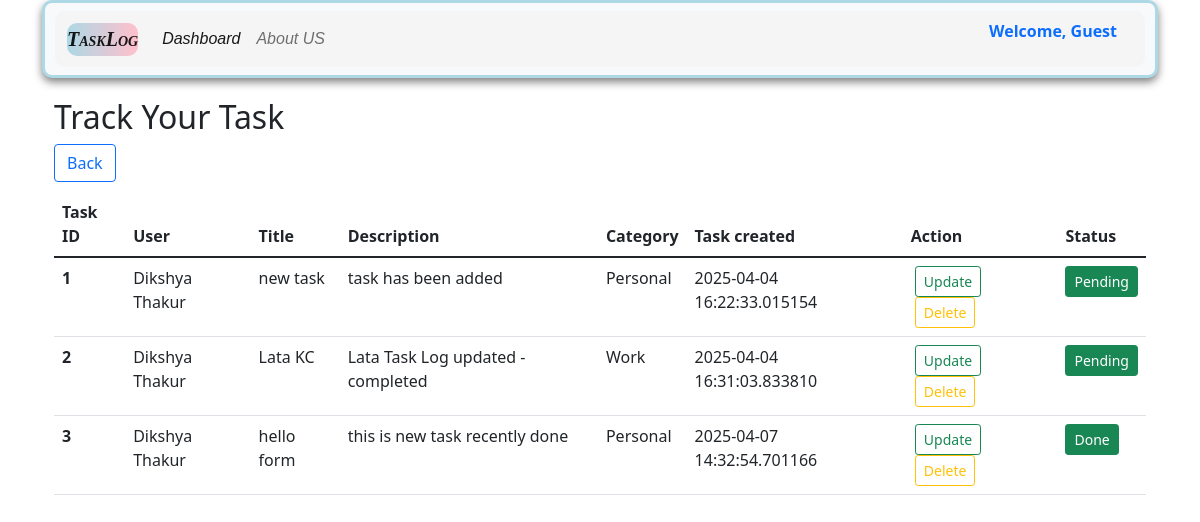
The app's page /tasklogdetail, older data.
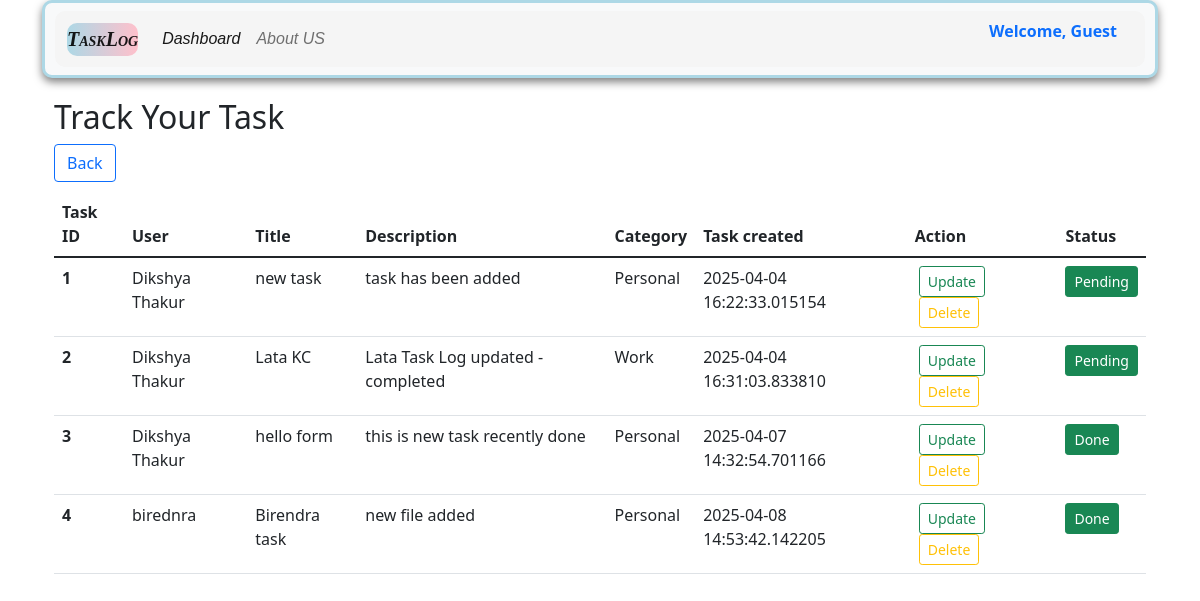
The same page, newer data.
### app.py (models this page shows, shortened)
class task_catagories(db.Model):
    __tablename__ ='task_catagories'
    cat_id = db.Column(db.Integer, primary_key=True)
    category_type = db.Column(db.String(50), nullable= False)
    user_id = db.Column(db.Integer, db.ForeignKey('user_register.user_id'), nullable=False)
    task_id = db.Column(db.Integer, db.ForeignKey('TaskLog.task_id'), nullable=False)

class user_register(db.Model, UserMixin):
    __tablename__ = "user_register"
    user_id = db.Column(db.Integer, primary_key=True)
    name = db.Column(db.String(100), nullable= False)
    email =db.Column(db.String(100), nullable = False, unique=True)
    password = db.Column(db.String(255), nullable =False)
    date_created = db.Column(db.DateTime, default = datetime.utcnow)

class Task_log(db.Model):
    __tablename__ = 'TaskLog'
    task_id = db.Column(db.Integer, primary_key =True)
    user_id = db.Column(db.Integer, db.ForeignKey('user_register.user_id'), nullable=False)
    title = db.Column(db.String(200), nullable = False)
    description = db.Column(db.String(700), nullable = False)
    task_created = db.Column(db.DateTime, default = datetime.utcnow)
    status = db.Column(db.String(50), default ="Pending")
    categories = db.relationship('task_catagories', backref='task', lazy=True)

### app.py (the view)
@app.route('/tasklogdetail', methods =['GET', 'POST'])
def tasklogdetails():
    alltasklog = (
        db.session.query(Task_log, task_catagories.category_type,user_register.name)
        .outerjoin(task_catagories, Task_log.task_id == task_catagories.task_id)
        .join(user_register, Task_log.user_id==user_register.user_id)
        .all()
    )
    return render_template('tasklogdetail.html', alltasklog=alltasklog)

### templates/tasklogdetail.html (shortened to what this page needs)
{% extends "base.html" %}
{% block body %}
<div class ="container my-3" >
    <h2> Track Your Task</h2>
    <a href='/dashboard' class ="btn btn-outline-primary"> Back</a>
    {% if alltasklog|length==0 %}
    <div class="alert alert-secondary" role="alert">
        No data found! Please add your data.
        </div>
        {% else %}
        <table class="table">
            <thead>
            <tr>
                <th scope="col">Task ID</th>
                <th scope="col">User</th>
                <th scope="col">Title</th>
                <th scope="col">Description</th>
                <th scope='col'> Category</th>
                <th scope='col'> Task created</th>
                <th scope='col'> Action</th>
                <th scope="col">Status</th>
            </tr>
            </thead>
            <tbody>
            {% for Task_log, category_type, user_name in alltasklog %}
            <tr>
            <th scope="row">{{loop.index}}</th>
            <td>{{user_name}}</td>
            <td>{{Task_log.title}}</td>
            <td>{{Task_log.description}}</td>
            <td>{{category_type if category_type else "No Category" }}</td>
            <td>{{Task_log.task_created}}</td>
            <td>
                <a href="/update_tasklog/{{Task_log.task_id}}" type="button" class="btn btn-outline-success btn-sm mx-1">Update</a>
                <a href="/delete_tasklog/{{Task_log.task_id}}" type="button" class="btn btn-outline-warning btn-sm mx-1">Delete</a>
            </td>
            <td>
                {% if Task_log.status == "done" %}
                    <button class ="btn btn-success btn-sm move-task" data-task-id="{{ Task_log.task_id }}" data-status="Pending"> Pending</button>
                {% else %}
                    <button class ="btn btn-success btn-sm move-task" data-task-id="{{ Task_log.task_id}}" data-status="done"> Done</button>
                {% endif %}
            </td>
        </tr>
        {% endfor %}
    </tbody>
</table>
            {% endif %}
</div>
{% endblock body %}

### templates/base.html (shortened to what this page needs)
<!doctype html>
<html lang="en">
  <head>
    <link rel ="stylesheet" href="{{url_for('static', filename='css/style.css')}}">
    <link href="https://cdn.jsdelivr.net/npm/bootstrap@5.1.3/dist/css/bootstrap.min.css" rel="stylesheet">
    <link rel="stylesheet" href="https://cdn.jsdelivr.net/npm/bootstrap-icons@1.10.5/font/bootstrap-icons.css">
</head>
<body>
    <div class= "container" my-3>
        <nav class="navbar navbar-expand-lg navbar-light bg-light">
            <div class="container-fluid">
              <a class="navbar-brand" href="/">TaskLog </a>
              <div class="collapse navbar-collapse" id="navbarSupportedContent">
                <ul class="navbar-nav me-auto mb-2 mb-lg-0">
                  <li class="nav-item">
                    <a class="nav-link active" aria-current="page" href="/dashboard">Dashboard</a>
                  </li>
                  <li class="nav-item">
                    <a class="nav-link" href="/userdata">About US</a>
                  </li>
                  <li class="nav-item">
                    <a class="nav-link active"></a>
                  </li>
                </ul>
                <form class="d-flex">
                  {% if current_user.is_authenticated %}
                    <a class="nav-link active">
                      <p><b>Email:</b> {{ current_user.email }}</p>
                    </a>
                  {% else %}
                    <a class="nav-link active">
                      <p><b>Welcome, Guest</b></p>
                    </a>
                  {% endif %}
                </form>
              </div>
            </div>
          </nav>
{% block body %}
{% endblock body %}
</body>
</html>

### static/css/style.css (style rules this page uses)
nav { background-color: linear-gradient(to right, lightblue, pink); color: black; padding: 10px; border: 3px solid lightblue ; border-radius: 10px; margin-bottom: 20px; box-shadow: 0px 4px 8px rgba(0,0,0,0.5); }
.navbar-brand { color: white; font: italic small-caps bold 18px "Times New Roman", serif; }
.nav-item { font-style: italic; font-size: 16px; font-family: 'Poppins', sans-serif; border-radius: 10px; }
.navbar-brand { background: linear-gradient(to right, lightblue, pink); border-radius: 10px; }
.container-fluid { background: whitesmoke; border-radius: 10px; }
.btn-success { border-radius: 8px; background-color: #28a745; border: none; font-weight: 600; margin: center; }
.btn-outline-primary { border-radius: 8px; margin-right: 10px; margin-bottom: 10px; }

Row changes from the older to the newer data that the page shows:
added task_catagories: name "birednra", title "Birendra task", description "new file added", category_type "Personal", task_created "2025-04-08 14:53:42.142205"
